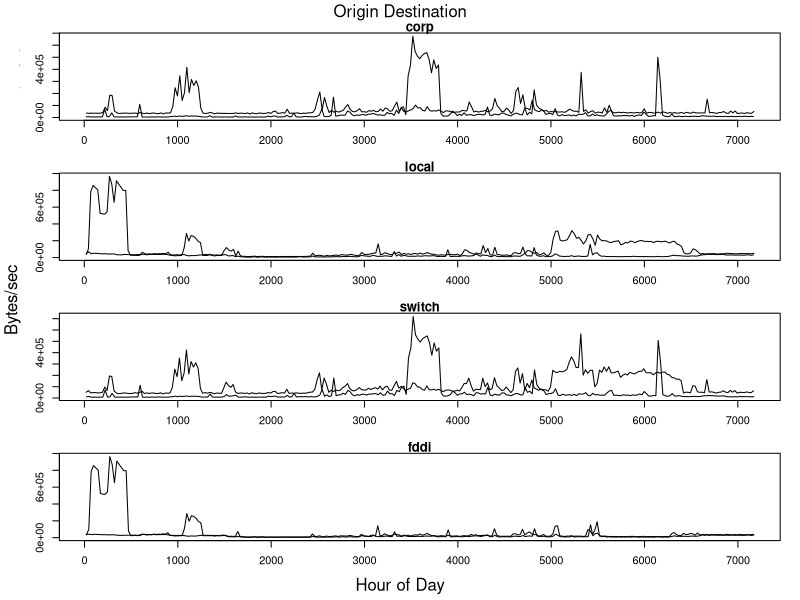

Write the R code that produced this figure.
dat = read.csv("1router_allcount.dat")
attach(dat)

nme
levels(nme)
x.corp=c("corp->corp","fddi->corp","local->corp","switch->corp")
x.fddi=c("corp->fddi","fddi->fddi","local->fddi","switch->fddi")
x.local=c("corp->local","fddi->local","local->local","switch->local")
x.switch=c("corp->switch","fddi->switch","local->switch","switch->switch")
x.src=c("src corp", "src fddi", "src local", "src switch")


x.corp=c("corp->corp","corp->fddi","corp->local","corp->switch")
x.fddi=c("fddi->corp","fddi->fddi","fddi->local","fddi->switch")
x.local=c("local->corp","local->fddi","local->local","local->switch")
x.switch=c("switch->corp","switch->fddi","switch->local","switch->switch")
x.src=c("src corp", "src fddi", "src local", "src switch")

x.corp=c("src corp", "dst corp")
x.fddi=c("src fddi", "dst fddi")
x.local=c("src local", "dst local")
x.switch=c("src switch", "dst switch")


corp.index = which(nme %in% x.corp)
fddi.index = which(nme %in% x.fddi)
local.index = which(nme %in% x.local)
switch.index = which(nme %in% x.switch)

par(mfrow=c(4,1),oma=c(1.5,1.5,1.5,1.5))
par(mar=c(3,3,1,0))
corp.index = t(sapply(1:2,function(i) which(nme %in% x.corp[i])))
corp.val = matrix(,nrow=nrow(corp.index),ncol=ncol(corp.index))
corp.val[1,] = value[corp.index[1,]]
corp.val[2,] = value[corp.index[2,]]
plot(corp.index[1,],corp.val[1,],type='l',ylim=range(min(corp.val),max(corp.val)),main="corp")
lines(corp.index[2,],corp.val[2,])

local.index = t(sapply(1:2,function(i) which(nme %in% x.local[i])))
local.val = matrix(,nrow=nrow(local.index),ncol=ncol(local.index))
local.val[1,] = value[local.index[1,]]
local.val[2,] = value[local.index[2,]]
plot(local.index[1,],local.val[1,],type='l',ylim=range(min(local.val),max(local.val)),main="local")
lines(local.index[2,],local.val[2,])

switch.index = t(sapply(1:2,function(i) which(nme %in% x.switch[i])))
switch.val = matrix(,nrow=nrow(switch.index),ncol=ncol(switch.index))
switch.val[1,] = value[switch.index[1,]]
switch.val[2,] = value[switch.index[2,]]
plot(switch.index[1,],switch.val[1,],type='l',ylim=range(min(switch.val),max(switch.val)),main="switch")
lines(switch.index[2,],switch.val[2,])

fddi.index = t(sapply(1:2,function(i) which(nme %in% x.fddi[i])))
fddi.val = matrix(,nrow=nrow(fddi.index),ncol=ncol(fddi.index))
fddi.val[1,] = value[fddi.index[1,]]
fddi.val[2,] = value[fddi.index[2,]]
plot(fddi.index[1,],fddi.val[1,],type='l',ylim=range(min(fddi.val),max(fddi.val)),main="fddi")
lines(fddi.index[2,],fddi.val[2,])

mtext("Origin Destination",outer=TRUE)
mtext("Bytes/sec",outer=TRUE,side=2)
mtext("Hour of Day",outer=TRUE,side=1)































